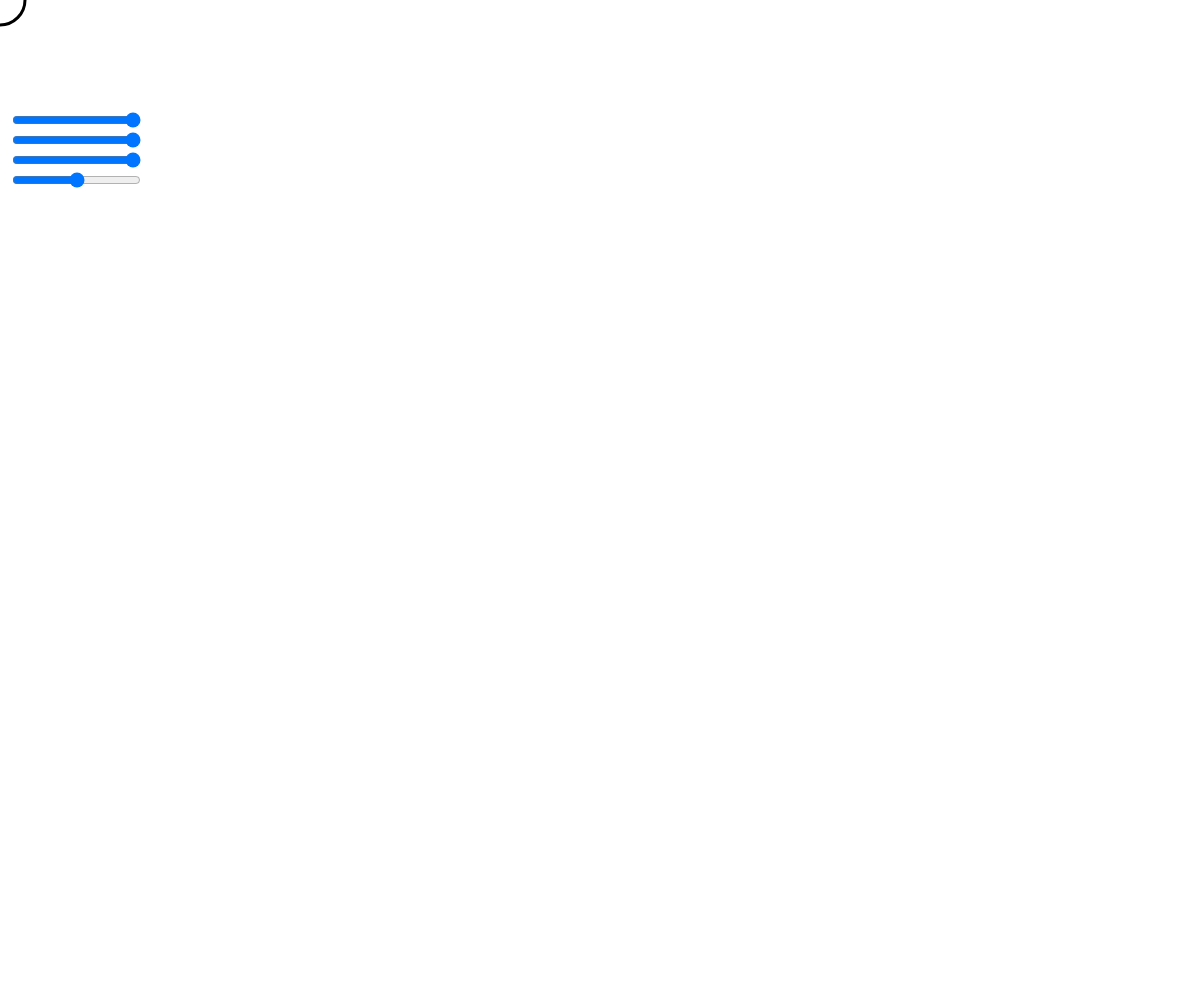
Frame 1 (no input)
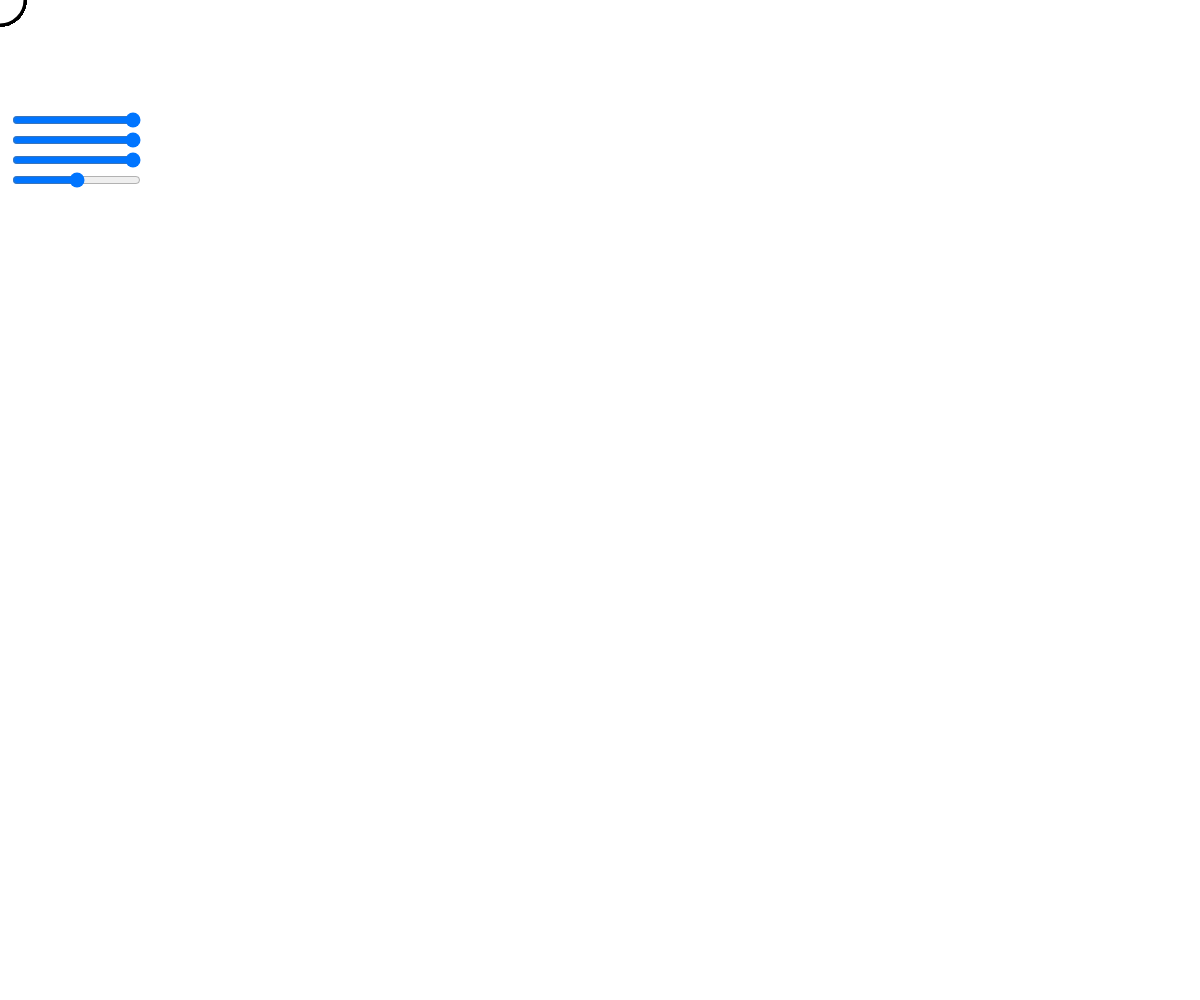
Frame 60 (no input)
Frame 120 (the mouse pressed at the canvas centre since frame 60): identical to frame 60, image omitted

The p5.js sketch that drew these frames (run headless with seeded random() and noise() and a simulated clock; from frame 60 on, the mouse is pressed at the canvas centre):

// p5.js sketch
// ── sketch.js
var slider1;
var slider2; 
var slider3;
var slider4;
var canvas;

function setup(){
	canvas = createCanvas(windowWidth, windowHeight);
	canvas.position(0, 0);
	canvas.style("z-index", "-1");
	slider1 = createSlider(0, 255, 255);
	slider1.position(10,110);
	slider2 = createSlider(0, 255, 255);
	slider2.position(10,130);
	slider3 = createSlider(0, 255, 255);
	slider3.position(10,150);
	slider4 = createSlider(0, 100, 50);
	slider4.position(10, 170);

}


function draw(){

	frameRate(500);

	fill(slider2.value(), slider1.value(), slider3.value());
	strokeWeight(0);
	//if(mouseIsPressed) ellipse(mouseX, mouseY, slider4.value(), slider4.value());
	if(!mouseIsPressed)
		if(!((mouseX <= slider2.position.x + 10) && (mouseY  <= slider4.position.x + 5))){
			strokeWeight(3);
			ellipse(mouseX, mouseY, slider4.value(), slider4.value());
	}
	// push();
	// strokeWeight(2);
	// ellipse(mouseX, mouseY, slider4.value(), slider4,value());
	// pop();
}

// function mouseDragged(){
// 	noFill();
// 	strokeWeight(4);
// 	stroke(0);
// 	noFill();
// 	ellipse(mouseX, mouseY, 50, 50);
// 	console.log(mouseX);
// 	console.log(mouseY);
	
// }
